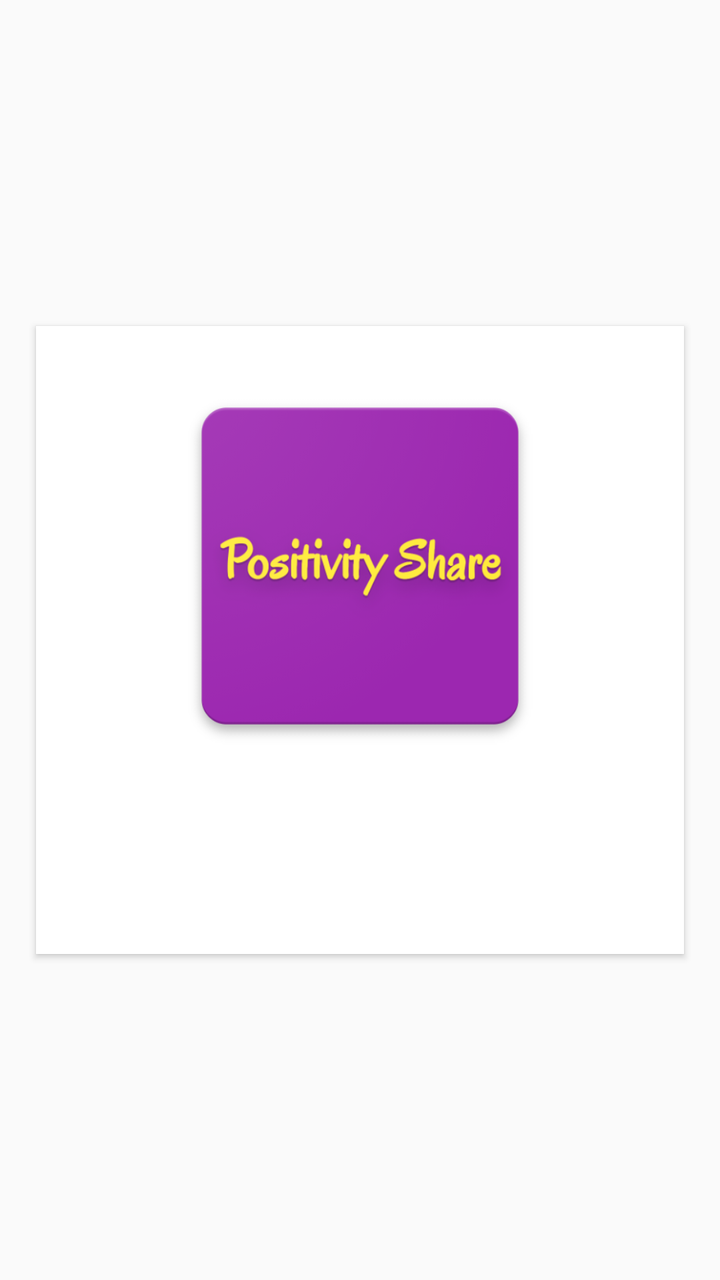
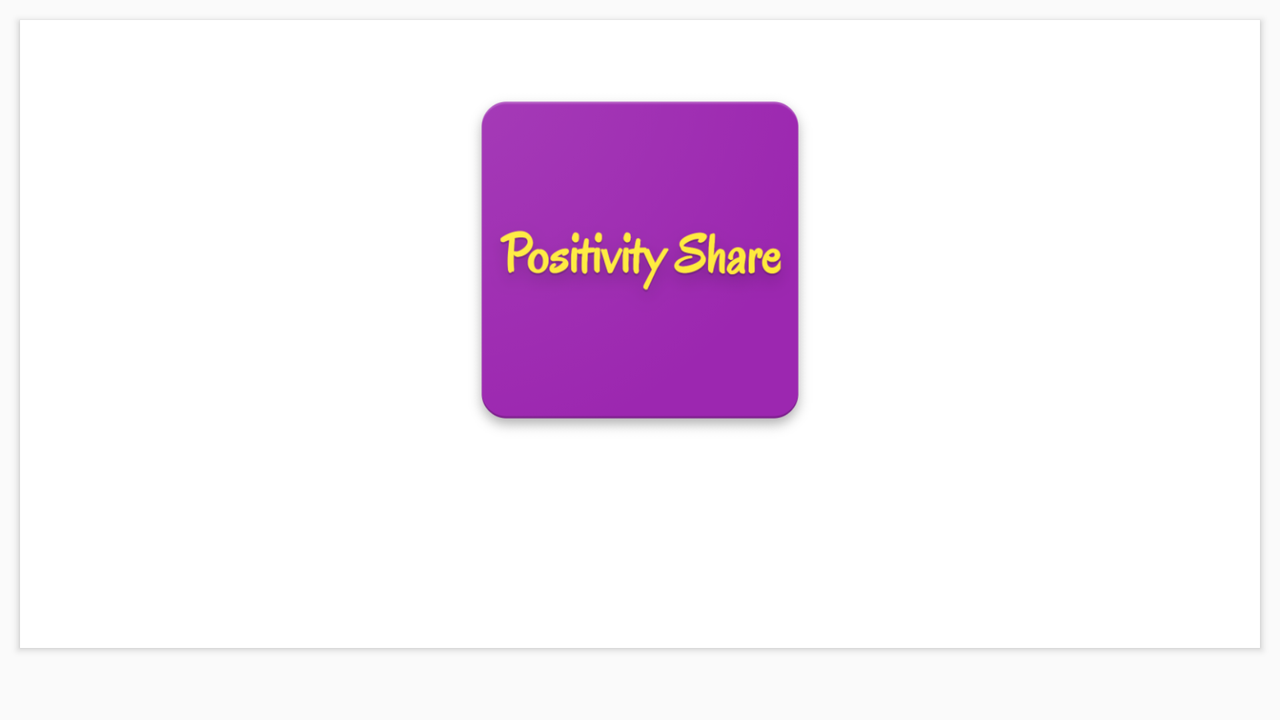

Compare how this app lays out the same screen by default and in its alternative resource folder. The renders come first, then the two layout files and the values they reference.
<!-- AndroidManifest.xml: application theme AppTheme -->
<!-- res/layout/fragment_profile_preview.xml -->
<?xml version="1.0" encoding="utf-8"?>
<android.support.constraint.ConstraintLayout xmlns:android="http://schemas.android.com/apk/res/android"
    xmlns:app="http://schemas.android.com/apk/res-auto"
    xmlns:tools="http://schemas.android.com/tools"
    android:layout_width="match_parent"
    android:layout_height="match_parent"
    tools:context=".Controller.Fragments.ProfilePreviewFragment">

    <include
        android:id="@+id/profile_cardview"
        layout="@layout/cardview_browse_users"
        android:layout_width="match_parent"
        android:layout_height="wrap_content"
        android:layout_marginBottom="8dp"
        android:layout_marginEnd="8dp"
        android:layout_marginStart="8dp"
        android:layout_marginTop="8dp"
        app:layout_constraintBottom_toBottomOf="parent"
        app:layout_constraintEnd_toEndOf="parent"
        app:layout_constraintStart_toStartOf="parent"
        app:layout_constraintTop_toTopOf="parent" />

</android.support.constraint.ConstraintLayout>
<!-- res/layout/cardview_browse_users.xml (included above) -->
<?xml version="1.0" encoding="utf-8"?>
<LinearLayout xmlns:android="http://schemas.android.com/apk/res/android"
    xmlns:app="http://schemas.android.com/apk/res-auto"
    xmlns:card_view="http://schemas.android.com/tools"
    android:layout_width="match_parent"
    android:layout_height="wrap_content"
    android:orientation="vertical">

    <android.support.v7.widget.CardView
        android:layout_width="match_parent"
        android:layout_height="wrap_content"
        android:layout_margin="10dp"
        android:layout_marginLeft="10dp"
        android:layout_marginRight="10dp"
        card_view:cardCornerRadius="0dp">

        <LinearLayout
            android:layout_width="match_parent"
            android:layout_height="match_parent"
            android:orientation="vertical"
            android:weightSum="3">

            <ImageView
                android:id="@+id/browse_user_image"
                android:layout_width="200dp"
                android:layout_height="200dp"
                android:layout_gravity="center"
                android:layout_marginTop="20dp"
                android:layout_weight="3"
                android:src="@drawable/positivity_share" />

            <LinearLayout
                android:layout_width="match_parent"
                android:layout_height="wrap_content"
                android:layout_weight="0">

                <TextView
                    android:id="@+id/browse_username_tv"
                    style="@style/title"
                    android:layout_width="wrap_content"
                    android:layout_height="wrap_content"
                    android:layout_margin="10dp" />

                <TextView
                    android:id="@+id/browse_age_tv"
                    style="@style/title"
                    android:layout_width="wrap_content"
                    android:layout_height="wrap_content"
                    android:layout_margin="10dp" />

            </LinearLayout>

            <TextView
                android:id="@+id/browse_about_tv"
                style="@style/details"
                android:layout_width="wrap_content"
                android:layout_height="wrap_content"
                android:layout_marginBottom="20dp"
                android:layout_marginLeft="10dp"
                android:layout_marginRight="10dp"
                android:layout_weight="1" />


        </LinearLayout>


    </android.support.v7.widget.CardView>

</LinearLayout>
<!-- resources referenced by this layout -->
<resources>
  <!-- drawable positivity_share: png bitmap (drawable, 79768 bytes) -->
  <style name="details" parent="TextAppearance.AppCompat.Subhead" />
  <style name="title" parent="TextAppearance.AppCompat.Headline" />
  <style name="AppTheme" parent="Theme.AppCompat.Light.DarkActionBar">
          
          <item name="colorPrimary">@color/colorPrimary</item>
          <item name="colorPrimaryDark">@color/colorPrimaryDark</item>
          <item name="colorAccent">@color/colorAccent</item>
          <item name="windowActionBar">false</item>
          <item name="windowNoTitle">true</item>
      </style>
</resources>
<!-- res/layout-land/fragment_profile_preview.xml (the author's variant of the layout above) -->
<!-- drawn on the phone turned sideways -->
<?xml version="1.0" encoding="utf-8"?>
<ScrollView xmlns:android="http://schemas.android.com/apk/res/android"
    android:layout_width="match_parent"
    android:layout_height="match_parent">


    <include
        android:id="@+id/profile_cardview"
        layout="@layout/cardview_browse_users"
        android:layout_width="match_parent"
        android:layout_height="wrap_content" />


</ScrollView>
